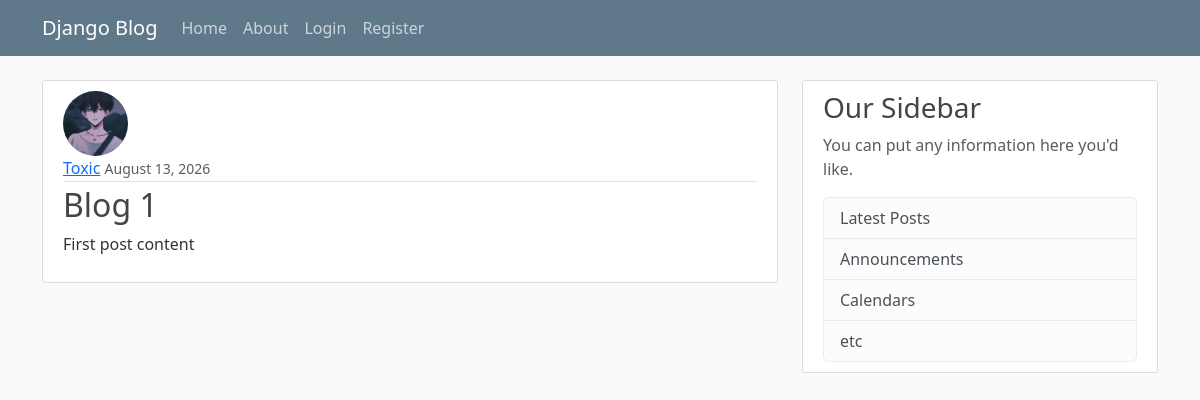
/post/1/, run on an earlier commit of the app's database.
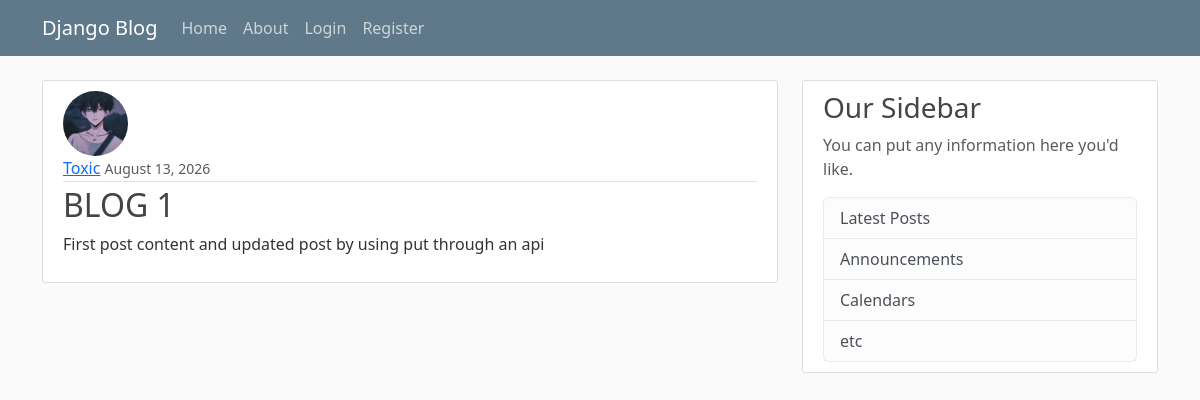
And on a later commit of the database.
### blog/models.py (models this page shows, shortened)
class post(models.Model):
    title=models.CharField(max_length=100)
    content=models.TextField()
    date_posted =models.DateField(default=timezone.now)
    author = models.ForeignKey(User, on_delete=models.CASCADE)#one to many relationship by using foreignkey

### users/models.py (models this page shows, shortened)
class Profile(models.Model):
    user=models.OneToOneField(User, on_delete=models.CASCADE)
    image=models.ImageField(default='default.jpg',upload_to='profile_pics')

### blog/views.py (the view)
# urls.py: path('post/<int:pk>/',PostDetailView.as_view(),name='post-detail'),
class PostDetailView(DetailView):
    model = post

### blog/templates/blog/post_detail.html (shortened to what this page needs)
{% extends "blog/base.html" %}
    {% block content %}
        <article class="media content-section">
            <img class="rounded-circle , article-img" src="{{ object.author.profile.image.url }}">
        <div class="media-body">
            <div class="article-metadata">
            <a class="mr-2" href="{% url 'user-posts' object.author.username %}">{{ object.author }}</a>
            <small class="text-muted">{{ object.date_posted|date:"F d, Y" }}</small>
            </div>
            <h2 class="article-title">{{ object.title }}</h2>
            <p class="article-content">{{ object.content }}</p>
        </div>
        </article>
    {% endblock content %}

What changed in the data, as far as the page shows it:
changed post "Toxic": title "Blog 1" → "BLOG 1"; content "First post content" → "First post content and updated post by using put through an api"
